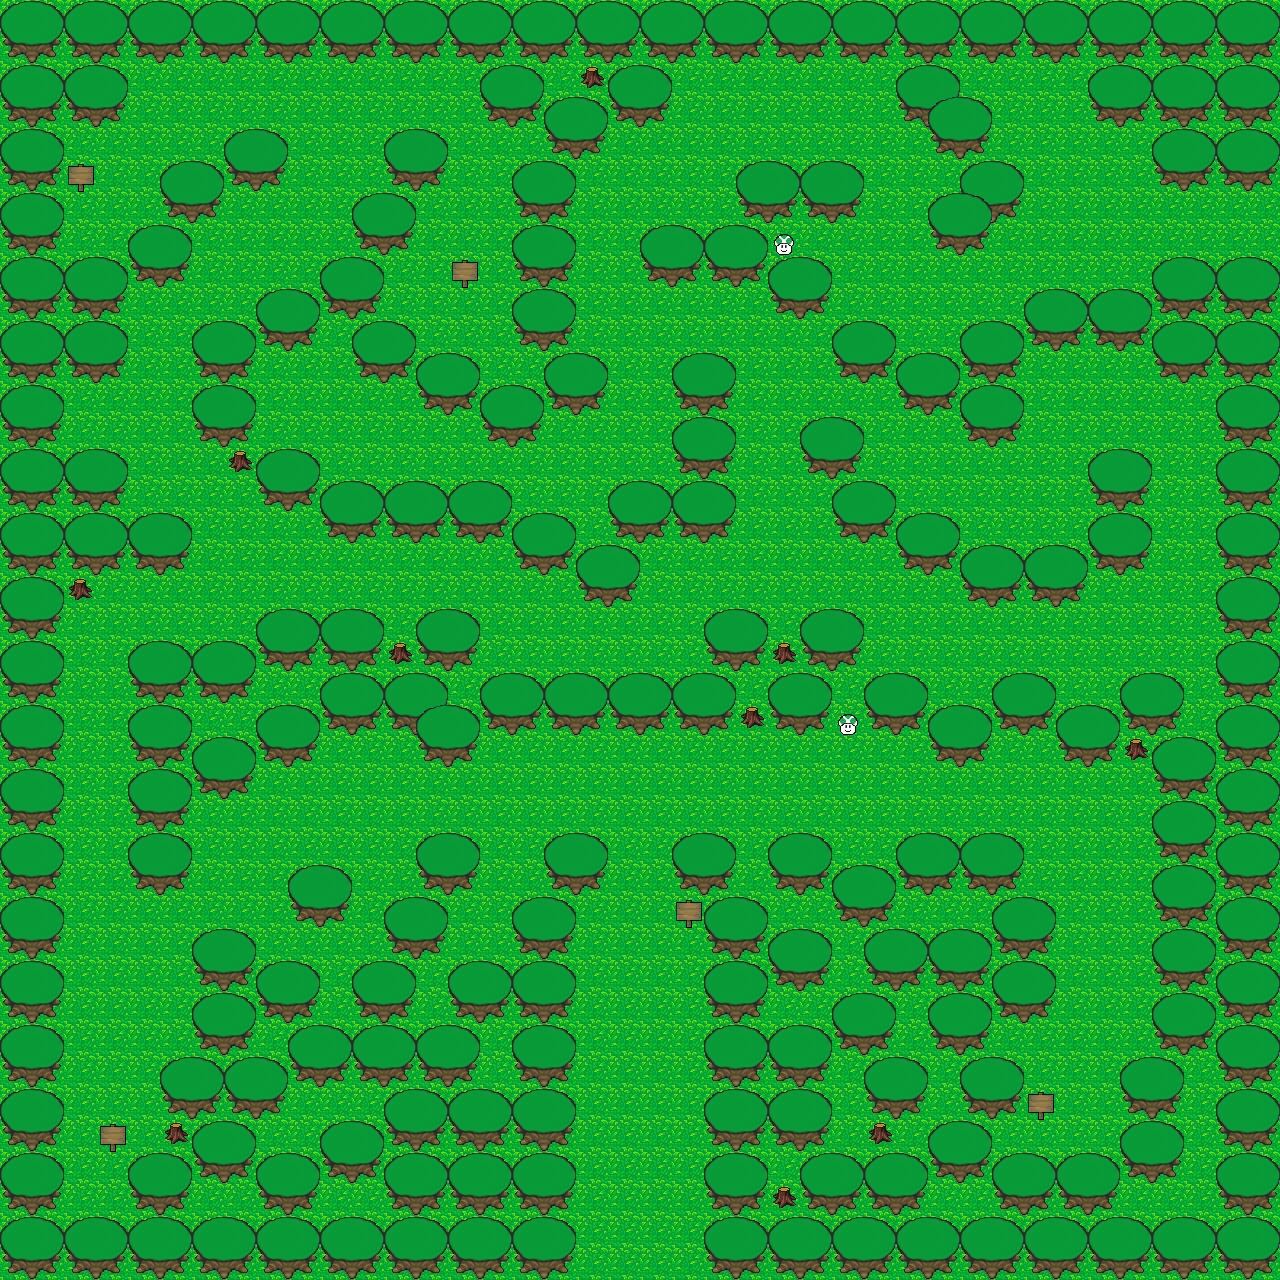

The image is a tile-based game level rendered from a .tmx file. Its description and source (layers, tilesets, objects; grid data summarised) follow:
An orthogonal 40x40 tile map with 32x32 px tiles, 5 tile layers (Hintergrund, Hintergrund2, Hintergrund3, Dekoration, ...), 2 tilesets and 91 objects (8x Welt, Start).

<map version="1.0" orientation="orthogonal" renderorder="right-down" width="40" height="40" tilewidth="32" tileheight="32" nextobjectid="106">
 <tileset firstgid="1" source="../tilemap/forest.tsx" />
 <tileset firstgid="57" source="../tilemap/cave.tsx" />
 <layer name="Hintergrund" width="40" height="40">
  <data>[1600 cells, 1600 non-empty, 1 distinct tile ids]</data>
 </layer>
 <layer name="Hintergrund2" width="40" height="40">
  <data>[1600 cells, 877 non-empty, 4 distinct tile ids]</data>
 </layer>
 <layer name="Hintergrund3" width="40" height="40">
  <data>[1600 cells, 2 non-empty, 2 distinct tile ids]</data>
 </layer>
 <layer name="Dekoration" width="40" height="40">
  <data>[1600 cells, 17 non-empty, 3 distinct tile ids]</data>
 </layer>
 <objectgroup name="Objekte">
  <object id="2" name="Schild1" type="Welt" x="665.667" y="896.333" width="38" height="55.3333" />
  <object id="3" name="Schild2" type="Welt" x="1024.67" y="1090.67" width="39.6667" height="61.6667" />
  <object id="4" name="Schild3" type="Welt" x="92" y="1124.67" width="39.3333" height="56.6667" />
  <object id="5" name="Schild4" type="Welt" x="66" y="164" width="29" height="54.3333" />
  <object id="6" name="Schild5" type="Welt" x="447.333" y="263.333" width="32" height="58" />
  <object id="7" name="Hilfe_Pilz1" type="Welt" x="834" y="717" width="29.6667" height="51" />
  <object id="8" name="Hilfe_Pilz2" type="Welt" x="771.333" y="229.333" width="69.6667" height="33.6667" />
  <object id="100" name="Spielerstart" type="Start" x="628.333" y="1238.33" width="22" height="28">
   <ellipse />
  </object>
  <object id="103" name="Ausgang" type="Welt" x="1242" y="175" width="47" height="113" />
 </objectgroup>
 <objectgroup name="Kollisionen">
  <object id="10" x="-46" y="-34" width="1340" height="98" />
  <object id="11" x="1220" y="264.667" width="68" height="1021.33" />
  <object id="12" x="710" y="836" width="302" height="444" />
  <object id="13" x="1012" y="1146" width="204" height="130" />
  <object id="14" x="1154" y="742" width="72" height="312" />
  <object id="16" x="1120" y="1059.33" width="96" height="94.6667" />
  <object id="18" x="1004" y="899.333" width="50" height="128.667" />
  <object id="19" x="1035.5" y="1114.5" width="12" height="6" />
  <object id="20" x="683.5" y="920.5" width="14" height="10" />
  <object id="21" x="20" y="1228" width="550" height="52" />
  <object id="22" x="128.667" y="1149.33" width="60" height="80" />
  <object id="23" x="194" y="930" width="60" height="174" />
  <object id="24" x="166" y="1059.33" width="30.6667" height="118.667" />
  <object id="25" x="258" y="966" width="314" height="264.667" />
  <object id="26" x="292" y="865.333" width="50" height="60.6667" />
  <object id="27" x="384" y="901.333" width="64.6667" height="89.3334" />
  <object id="28" x="420" y="838" width="61.3333" height="63.3333" />
  <object id="29" x="546" y="837.333" width="56" height="54.6667" />
  <object id="30" x="516" y="896" width="50" height="86" />
  <object id="31" x="128" y="642" width="56" height="246" />
  <object id="32" x="190" y="635.333" width="62" height="160.667" />
  <object id="33" x="254" y="612.667" width="54" height="155.333" />
  <object id="34" x="320" y="609.333" width="158" height="122.667" />
  <object id="35" x="422" y="722" width="54" height="42" />
  <object id="36" x="474" y="672" width="350" height="62" />
  <object id="37" x="928" y="706.667" width="64" height="57.3333" />
  <object id="38" x="1052" y="707.333" width="108" height="60.6667" />
  <object id="39" x="994" y="675.333" width="64" height="56.6667" />
  <object id="40" x="1120" y="675.333" width="62" height="60.6667" />
  <object id="41" x="866" y="676.667" width="70" height="57.3333" />
  <object id="42" x="706" y="612.667" width="160" height="81.3333" />
  <object id="43" x="0" y="68" width="58" height="1158" />
  <object id="44" x="56" y="568" width="40" height="34" />
  <object id="45" x="62" y="448" width="58" height="130" />
  <object id="46" x="114" y="515.333" width="76" height="60.6667" />
  <object id="47" x="58" y="60.6667" width="70" height="69.3333" />
  <object id="48" x="478" y="60" width="190" height="66" />
  <object id="49" x="544" y="126" width="58" height="28" />
  <object id="51" x="1084" y="64" width="162" height="64" />
  <object id="52" x="1144" y="122" width="140" height="66" />
  <object id="53" x="1154" y="260" width="66" height="118" />
  <object id="54" x="1026" y="290" width="134" height="56" />
  <object id="55" x="962" y="321.333" width="58" height="120.667" />
  <object id="58" x="898" y="351.333" width="68" height="56.6667" />
  <object id="59" x="832" y="320.667" width="68" height="61.3333" />
  <object id="60" x="768" y="280" width="60" height="44" />
  <object id="61" x="640" y="252" width="126" height="34" />
  <object id="62" x="672" y="360.667" width="64" height="179.333" />
  <object id="63" x="614" y="486.667" width="72" height="51.3333" />
  <object id="64" x="576" y="539.333" width="68" height="66.6667" />
  <object id="65" x="512" y="514.667" width="62" height="61.3333" />
  <object id="66" x="322" y="480.667" width="182" height="63.3333" />
  <object id="67" x="260" y="452.667" width="62" height="55.3333" />
  <object id="68" x="224" y="438" width="38" height="38" />
  <object id="69" x="192" y="322" width="60" height="124" />
  <object id="70" x="58" y="264" width="68" height="120" />
  <object id="71" x="130" y="224.667" width="56" height="55.3333" />
  <object id="72" x="160" y="162" width="62" height="66" />
  <object id="73" x="226" y="126.667" width="60" height="67.3333" />
  <object id="74" x="382" y="150" width="64" height="38" />
  <object id="75" x="352" y="196" width="60" height="50" />
  <object id="76" x="322" y="257.333" width="62" height="62.6667" />
  <object id="77" x="260" y="290" width="64" height="56" />
  <object id="78" x="350" y="326" width="60" height="62" />
  <object id="79" x="420" y="357.333" width="52" height="56.6667" />
  <object id="80" x="484" y="389.333" width="60" height="58.6667" />
  <object id="81" x="544" y="360" width="64" height="52" />
  <object id="82" x="518" y="314" width="58" height="34" />
  <object id="83" x="514" y="250" width="64" height="40" />
  <object id="84" x="512" y="172" width="58" height="52" />
  <object id="86" x="900" y="92" width="54" height="32" />
  <object id="87" x="926" y="124" width="60" height="42" />
  <object id="88" x="960" y="162" width="52" height="54" />
  <object id="89" x="926" y="218" width="62" height="40" />
  <object id="90" x="802" y="416" width="60" height="64.6667" />
  <object id="91" x="840" y="486" width="52" height="60" />
  <object id="92" x="900" y="512.667" width="58" height="67.3333" />
  <object id="93" x="962" y="547.333" width="62" height="60.6667" />
  <object id="94" x="1028" y="546" width="58" height="62" />
  <object id="96" x="1094" y="448" width="52" height="123.333" />
  <object id="97" x="739" y="160.334" width="123.333" height="64.6666" />
  <object id="105" x="672.667" y="836" width="73.3333" height="60" />
 </objectgroup>
 <layer name="Vordergrund" width="40" height="40">
  <data>[1600 cells, 2 non-empty, 2 distinct tile ids]</data>
 </layer>
</map>
